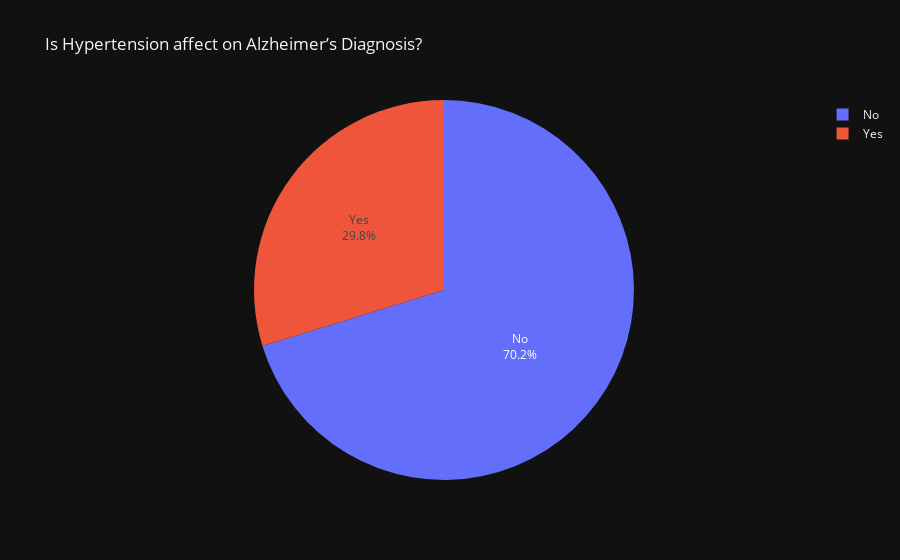

Notebook source saved alongside this figure:
### Markdown cell above
- Most people diagnosed with Alzheimer's disease do not have diabetes

### Code cell
fig = px.pie(values = df['Hypertension'][df['Alzheimer’s Diagnosis'] == 'Yes'].value_counts(),
             names = df['Hypertension'][df['Alzheimer’s Diagnosis'] == 'Yes'].value_counts().index,
             template = 'plotly_dark',
             title = 'Is Hypertension affect on Alzheimer’s Diagnosis?'
             ).update_traces(textinfo='label+percent')
fig.show()

### Figure 1 — Plotly figure (JSON) as saved in the notebook; plotly's stock layout.template omitted (floating-point values rounded to 4 significant figures)
{"data": [{"domain": {"x": [0, 1], "y": [0, 1]}, "hovertemplate": "label=%{label}<br>value=%{value}<extra></extra>", "labels": ["No", "Yes"], "legendgroup": "", "name": "", "showlegend": true, "textinfo": "label+percent", "type": "pie", "values": [21575, 9138]}], "layout": {"legend": {"tracegroupgap": 0}, "title": {"text": "Is Hypertension affect on Alzheimer’s Diagnosis?"}}}
